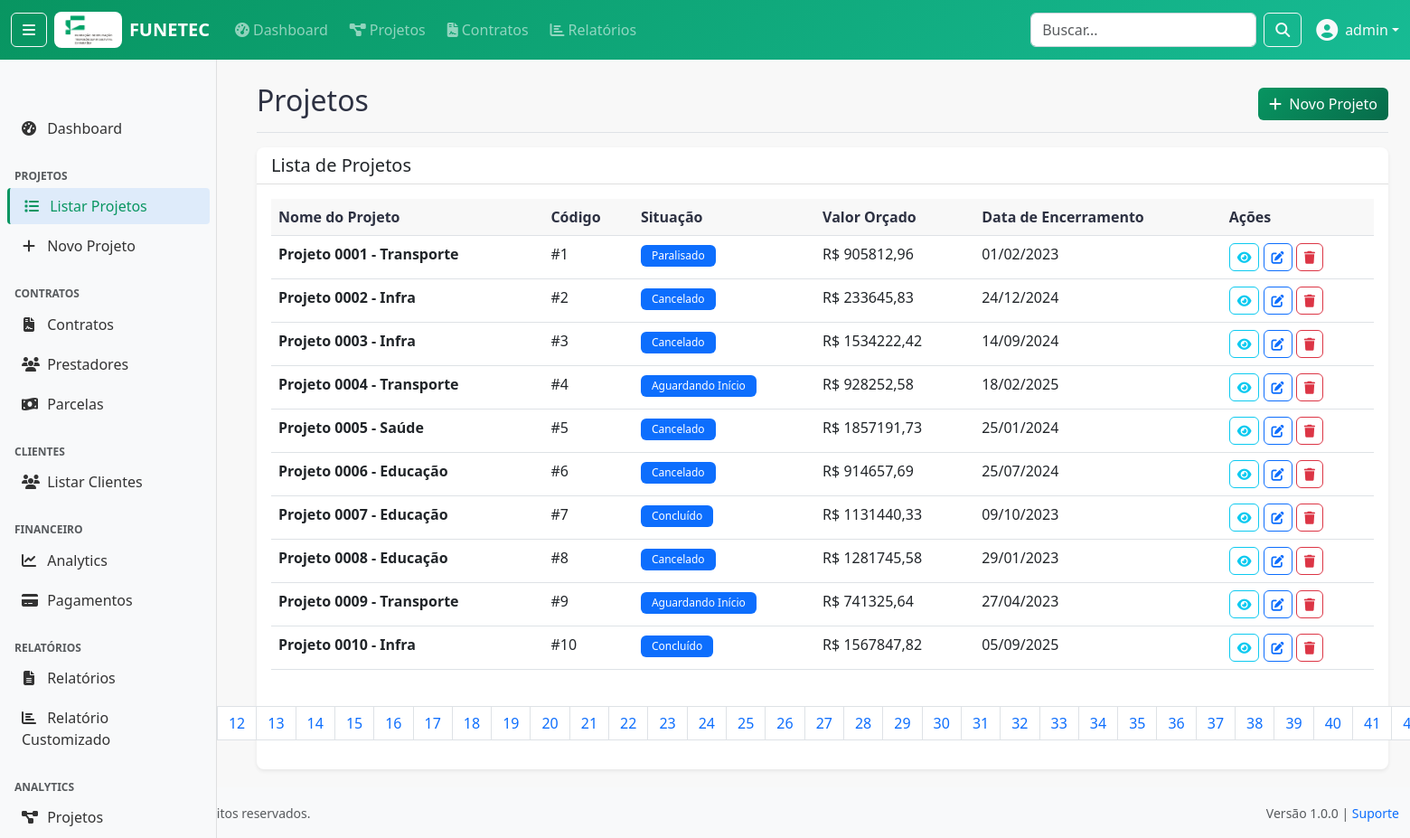
The page /projetos/ (signed in) on the database its author committed.
### apps/accounts/models/user.py (models this page shows, shortened)
class User(AbstractUser):
    ROLE_CHOICES = [
        ('admin', 'Administrador'),
        ('ti', 'TI'),
        ('fiscal', 'Fiscal'),
        ('financeiro', 'Financeiro'),
        ('analista', 'Analista'),
        ('cliente', 'Cliente'),
    ]
    DEPARTMENT_CHOICES = [
        ('administrativo', 'Administrativo'),
        ('financeiro', 'Financeiro'),
        ('ti', 'Tecnologia da Informação'),
        ('fiscal', 'Fiscal'),
        ('operacional', 'Operacional'),
        ('diretoria', 'Diretoria'),
    ]
    cpf = models.CharField(
        'CPF', max_length=14, unique=True, null=True, blank=True,
        validators=[RegexValidator(
            regex=r'^\d{3}\.\d{3}\.\d{3}-\d{2}$|^\d{11}$',
            message='CPF deve estar no formato XXX.XXX.XXX-XX ou apenas números'
        )]
    )
    telefone = models.CharField('Telefone', max_length=20, blank=True)
    role = models.CharField('Função', max_length=20, choices=ROLE_CHOICES, default='analista')
    department = models.CharField('Departamento', max_length=30, choices=DEPARTMENT_CHOICES, blank=True)
    is_cliente_externo = models.BooleanField('Cliente Externo', default=False, help_text='Indica se é um cliente externo da FUNETEC')
    last_activity = models.DateTimeField('Última Atividade', null=True, blank=True)
    class Meta:
        verbose_name = 'Usuário'
        verbose_name_plural = 'Usuários'
        ordering = ['-date_joined']
        permissions = [
            ('can_manage_users', 'Pode gerenciar usuários'),
            ('can_view_financial_data', 'Pode ver dados financeiros'),
            ('can_manage_contracts', 'Pode gerenciar contratos'),
            ('can_manage_projects', 'Pode gerenciar projetos'),
            ('can_generate_reports', 'Pode gerar relatórios'),
        ]
    def __str__(self):
        return self.get_full_name() or self.username
    def is_admin(self):
        return self.role == 'admin' or self.is_superuser
    def is_cliente(self):
        return self.role == 'cliente' or self.is_cliente_externo
    def can_manage_projects(self):
        return self.is_admin() or self.has_perm('accounts.can_manage_projects')
    def can_view_financial_data(self):
        return self.role in ['admin', 'financeiro', 'fiscal'] or self.has_perm('accounts.can_view_financial_data')
    def can_manage_contracts(self):
        return self.role in ['admin', 'financeiro'] or self.has_perm('accounts.can_manage_contracts')
    def can_generate_reports(self):
        return not self.is_cliente() or self.has_perm('accounts.can_generate_reports')
    def can_manage_users(self):
        """Verificar se pode gerenciar usuários"""
        return self.is_admin() or self.has_perm('accounts.can_manage_users')

### apps/projetos/models/projeto.py (models this page shows, shortened)
class Projeto(models.Model):
    SITUACAO_CHOICES = [
        ('1', 'Aguardando Início'),
        ('2', 'Em andamento'),
        ('3', 'Paralisado'),
        ('4', 'Suspenso'),
        ('5', 'Cancelado'),
        ('6', 'Concluído'),
    ]
    cod_projeto = models.IntegerField(
        primary_key=True,
        db_column='codProjeto',
        verbose_name='Código do Projeto'
    )
    nome = models.CharField(
        max_length=200,
        verbose_name='Nome do Projeto'
    )
    data_inicio = models.DateField(
        db_column='dataInicio',
        verbose_name='Data de Início'
    )
    data_encerramento = models.DateField(
        db_column='dataEncerramento',
        verbose_name='Data de Encerramento'
    )
    valor = models.DecimalField(
        max_digits=14,
        decimal_places=2,
        verbose_name='Valor Orçado'
    )
    situacao = models.CharField(
        max_length=20,
        choices=SITUACAO_CHOICES,
        default='1',  # Default to 'Aguardando Início'
        verbose_name='Situação'
    )
    class Meta:
        db_table = 'projetos'
        verbose_name = 'Projeto'
        verbose_name_plural = 'Projetos'

### apps/projetos/views/projeto_views.py (the view)
# urls.py: path('', projeto_views.ProjetoListView.as_view(), name='projeto_list'),
class ProjetoListView(LoginRequiredMixin, ListView):
    model = Projeto
    template_name = 'projetos/projeto_list.html'
    context_object_name = 'projetos'
    paginate_by = 10

### templates/projetos/projeto_list.html (shortened to what this page needs)
{% extends 'base/base.html' %}
{% block page_title %}Projetos{% endblock %}
{% block page_actions %}
    {% if perms.projetos.add_projeto %}
        <a href="{% url 'projetos:projeto_create' %}" class="btn btn-primary">
            <i class="fas fa-plus me-1"></i> Novo Projeto
        </a>
    {% endif %}
{% endblock %}
{% block content %}
<div class="card shadow-sm">
    <div class="card-header">
        <h5 class="mb-0">Lista de Projetos</h5>
    </div>
    <div class="card-body">
        <div class="table-responsive">
            <table class="table table-hover">
                <thead>
                    <tr>
                        <th>Nome do Projeto</th>
                        <th>Código</th>
                        <th>Situação</th>
                        <th>Valor Orçado</th>
                        <th>Data de Encerramento</th>
                        <th>Ações</th>
                    </tr>
                </thead>
                <tbody>
                    {% for projeto in projetos %}
                    <tr>
                        <td>
                            <strong>{{ projeto.nome }}</strong>
                        </td>
                        <td>#{{ projeto.cod_projeto }}</td>
                        <td>
                            <span class="badge bg-primary">{{ projeto.get_situacao_display }}</span>
                        </td>
                        <td>R$ {{ projeto.valor|floatformat:2 }}</td>
                        <td>{{ projeto.data_encerramento|date:"d/m/Y" }}</td>
                        <td>
                            <a href="{% url 'projetos:projeto_detail' projeto.pk %}" class="btn btn-sm btn-outline-info" title="Ver Detalhes">
                                <i class="fas fa-eye"></i>
                            </a>
                            {% if perms.projetos.change_projeto %}
                                <a href="{% url 'projetos:projeto_update' projeto.pk %}" class="btn btn-sm btn-outline-primary" title="Editar">
                                    <i class="fas fa-edit"></i>
                                </a>
                            {% endif %}
                            {% if perms.projetos.delete_projeto %}
                                <a href="{% url 'projetos:projeto_delete' projeto.pk %}" class="btn btn-sm btn-outline-danger" title="Excluir">
                                    <i class="fas fa-trash"></i>
                                </a>
                            {% endif %}
                        </td>
                    </tr>
                    {% empty %}
                    <tr>
                        <td colspan="6" class="text-center text-muted">Nenhum projeto encontrado.</td>
                    </tr>
                    {% endfor %}
                </tbody>
            </table>
        </div>
        {% if is_paginated %}
            <nav class="mt-4">
                <ul class="pagination justify-content-center">
                    {% for i in paginator.page_range %}
                        <li class="page-item {% if page_obj.number == i %}active{% endif %}">
                            <a class="page-link" href="?page={{ i }}">{{ i }}</a>
                        </li>
                    {% endfor %}
                </ul>
            </nav>
        {% endif %}
    </div>
</div>
{% endblock %}

### templates/base/navbar.html (shortened to what this page needs)
{% load static %}
<nav class="navbar navbar-expand-md navbar-dark fixed-top" style="background: linear-gradient(135deg, #089561 0%, #17BB94 100%);">
    <div class="container-fluid">
        {% if user.is_authenticated %}
            <button class="btn btn-outline-light me-2" type="button" id="sidebarToggle" title="Recolher/Expandir Menu"
                    aria-label="Toggle sidebar" aria-pressed="false">
                <i class="fas fa-bars"></i>
            </button>
        {% endif %}
        <a class="navbar-brand d-flex align-items-center" href="{% url 'dashboard:index' %}">
            <img src="{% static 'img/logo_funetec.jpg' %}" alt="FUNETEC" height="40" class="me-2" style="border-radius: 8px;">
            FUNETEC
        </a>
        <div class="collapse navbar-collapse" id="navbarNav">
            {% if user.is_authenticated %}
                <ul class="navbar-nav me-auto">
                    <li class="nav-item">
                        <a class="nav-link" href="{% url 'dashboard:index' %}">
                            <i class="fas fa-tachometer-alt me-1"></i>Dashboard
                        </a>
                    </li>
                    {% if user.can_manage_projects %}
                        <li class="nav-item">
                            <a class="nav-link" href="{% url 'projetos:projeto_list' %}">
                                <i class="fas fa-project-diagram me-1"></i>Projetos
                            </a>
                        </li>
                    {% endif %}
                    {% if user.can_manage_contracts %}
                        <li class="nav-item">
                            <a class="nav-link" href="{% url 'contratos:contrato_list' %}">
                                <i class="fas fa-file-contract me-1"></i>Contratos
                            </a>
                        </li>
                    {% endif %}
                    {% if user.can_view_financial_data %}
                        <li class="nav-item">
                            <a class="nav-link" href="{% url 'relatorios:relatorio_list' %}">
                                <i class="fas fa-chart-bar me-1"></i>Relatórios
                            </a>
                        </li>
                    {% endif %}
                </ul>
                <form class="d-flex me-3" method="get" action="{% url 'dashboard:index' %}">
                    <input class="form-control me-2" type="search" placeholder="Buscar..." name="q"
                           value="{{ request.GET.q }}" style="width: 250px;">
                    <button class="btn btn-outline-light" type="submit">
                        <i class="fas fa-search"></i>
                    </button>
                </form>
                <div class="dropdown">
                    <a class="nav-link dropdown-toggle text-light d-flex align-items-center" href="#"
                       id="userDropdown" role="button" data-bs-toggle="dropdown">
                        {% if user.avatar %}
                            <img src="{{ user.avatar.url }}" class="rounded-circle me-2" width="32" height="32">
                        {% else %}
                            <i class="fas fa-user-circle me-2 fs-4"></i>
                        {% endif %}
                        {{ user.get_full_name|default:user.username }}
                    </a>
                </div>
            {% endif %}
        </div>
    </div>
</nav>

### static/css/base.css (style rules this page uses)
* { box-sizing: border-box; }
:root { --primary-color: #089561; --secondary-color: #17BB94; --success-color: #089561; --warning-color: #ffc107; --danger-color: #dc3545; --info-color: #17BB94; --dark-color: #2D3142; --light-color: #F8F8F8; --white-color: #FFFFFF; --navbar-height: 56px; --sidebar-width: 240px; --sidebar-collapsed-width: 60px; }
body { font-family: 'Segoe UI', Tahoma, Geneva, Verdana, sans-serif; background-color: var(--light-color); color: var(--dark-color); padding-top: var(--navbar-height); }
.navbar-brand { font-weight: 700; font-size: 1.25rem; }
.navbar-nav .nav-link { font-weight: 500; padding: 0.5rem 1rem; border-radius: 0.25rem; margin: 0 0.25rem; transition: all 0.15s ease-in-out; }
.card { border: none; box-shadow: 0 0.125rem 0.25rem rgba(0, 0, 0, 0.075); border-radius: 0.5rem; transition: box-shadow 0.15s ease-in-out; }
.card-header { background-color: transparent; border-bottom: 1px solid rgba(0, 0, 0, 0.125); font-weight: 600; }
.btn { font-weight: 500; border-radius: 0.375rem; transition: all 0.15s ease-in-out; }
.btn-primary { background: linear-gradient(135deg, var(--primary-color) 0%, #076b4a 100%); border: none; color: var(--white-color); }
.form-control { border-radius: 0.375rem; border: 1px solid #ced4da; transition: all 0.15s ease-in-out; }
.table { background-color: white; }
.table th { border-top: none; font-weight: 600; background-color: var(--light-color); color: var(--dark-color); }
.badge { font-weight: 500; padding: 0.375rem 0.75rem; border-radius: 0.375rem; }

### rows shown on the page
User: get_full_name "admin"
Projeto: nome "Projeto 0001 - Transporte", cod_projeto "1", situacao "Paralisado", valor "905812,96", data_encerramento "01/02/2023"
Projeto: nome "Projeto 0002 - Infra", cod_projeto "2", situacao "Cancelado", valor "233645,83", data_encerramento "24/12/2024"
Projeto: nome "Projeto 0003 - Infra", cod_projeto "3", situacao "Cancelado", valor "1534222,42", data_encerramento "14/09/2024"
Projeto: nome "Projeto 0004 - Transporte", cod_projeto "4", situacao "Aguardando Início", valor "928252,58", data_encerramento "18/02/2025"
Projeto: nome "Projeto 0005 - Saúde", cod_projeto "5", situacao "Cancelado", valor "1857191,73", data_encerramento "25/01/2024"
Projeto: nome "Projeto 0006 - Educação", cod_projeto "6", situacao "Cancelado", valor "914657,69", data_encerramento "25/07/2024"
Projeto: nome "Projeto 0007 - Educação", cod_projeto "7", situacao "Concluído", valor "1131440,33", data_encerramento "09/10/2023"
Projeto: nome "Projeto 0008 - Educação", cod_projeto "8", situacao "Cancelado", valor "1281745,58", data_encerramento "29/01/2023"
Projeto: nome "Projeto 0009 - Transporte", cod_projeto "9", situacao "Aguardando Início", valor "741325,64", data_encerramento "27/04/2023"
Projeto: nome "Projeto 0010 - Infra", cod_projeto "10", situacao "Concluído", valor "1567847,82", data_encerramento "05/09/2025"

### other values the page prints
{{ i }} "12" "13" "14" "15" "16" "17" "18" "19" "20" "21" "22" "23" "24" "25" "26" "27" "28" "29" "30" "31" "32" "33" "34" "35" "36" "37" "38" "39" "40" "41"
